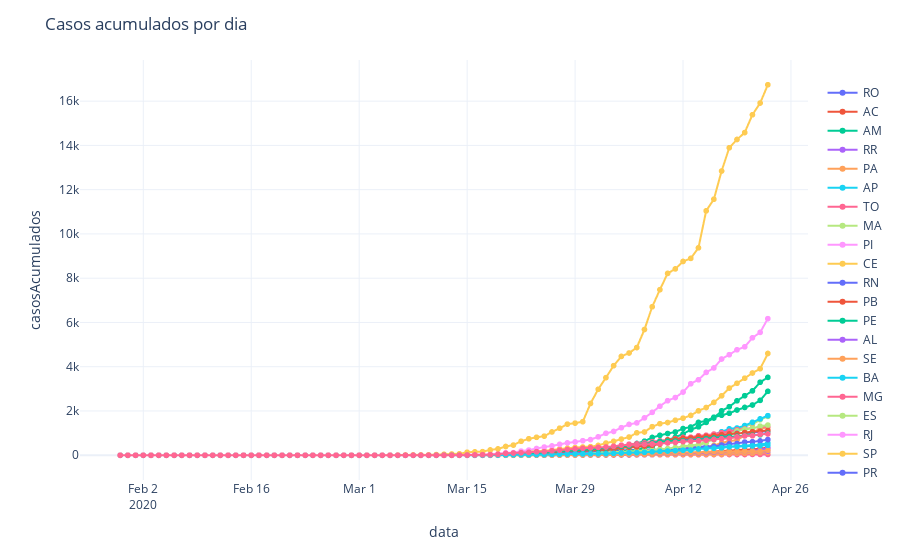

Notebook cell for this chart:
### Code cell
fig = px.line(dados, x='data', y='casosAcumulados',color="sigla",line_group="sigla", hover_name="sigla" , text='obitosAcumulados')
fig.update_layout(title='Casos acumulados por dia',legend_title='<b> </b>',
                   
                   showlegend=True, template="plotly_white",direction='clockwise',)
fig.show()
plotly.offline.plot(fig, filename='HTML/CasosAcumuladoEstadosDia.html', auto_open=False)
